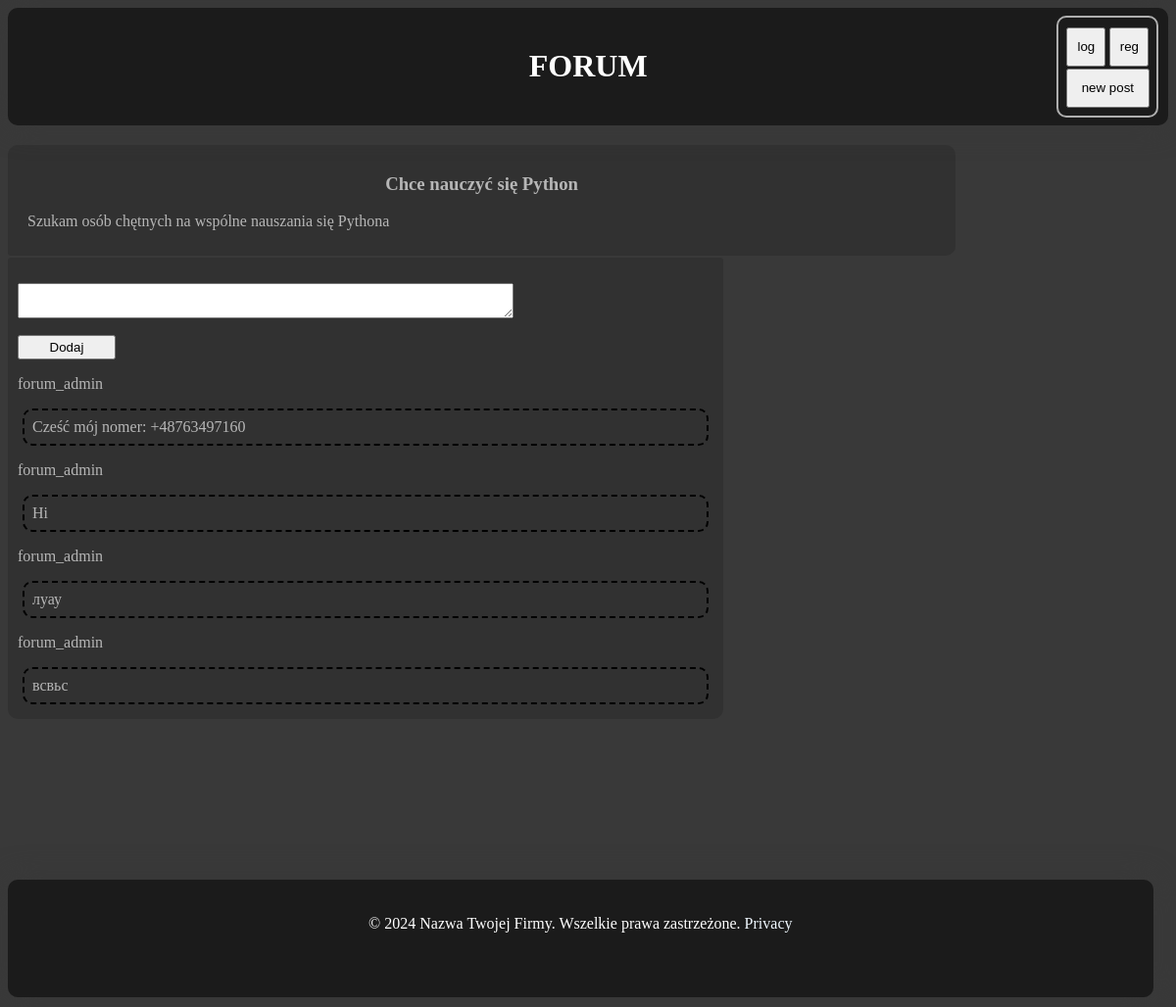
Page /19/ on the committed database.
### main/models.py (models this page shows, shortened)
class Articles(models.Model):
    title = models.CharField(max_length=250)
    author = models.ForeignKey(CustomUser, on_delete=models.SET_NULL, null=True)
    text = models.TextField()

class Comments(models.Model):
    author = models.ForeignKey(CustomUser, on_delete=models.SET_NULL, null=True)
    article = models.ForeignKey(Articles, on_delete=models.CASCADE, null=True, related_name='comments')
    text = models.TextField()

class CustomUser(AbstractUser):
    age = models.PositiveIntegerField(null=True, blank=True)

### main/views.py (the view)
# urls.py: path('<int:id>/', views.article_details, name='article_details')
def article_details(request, id):
    try:
        post = get_object_or_404(Articles, pk=id)
        if request.method == 'POST':
            form = addComment(request.POST)
            if form.is_valid():
                comment = form.save(commit=False)
                comment.article = post  # Оновлено назву поля
                comment.author = request.user if request.user.is_authenticated else None
                comment.save()
                return redirect('article_details', id=id)
        else:
            form = addComment()
    except Articles.DoesNotExist:
        raise print('No')
    return render(request, 'main/Post_detail.html', {'article': post, 'form': form})

### main/forms.py
class addComment(forms.ModelForm):
    class Meta:
        model = Comments
        fields = ['text']

### main/templates/main/Post_detail.html (shortened to what this page needs)
{% extends "main/main.html" %}
{% block content %}
    <div class="art">
        <h3>{{ article.title }}</h3>
        <p>{{ article.text }}</p>
    </div>
    <div class="comments">
        <form method="POST" id="addcomm_form">
            {{ form.as_p }}
            <button type="submit">Dodaj</button>
        </form>
        {% for el_comm in article.comments.all %}
                <div class="comment">
                    <p class="artpass">{{ el_comm.author }}</p>
                    <p class="comm">{{ el_comm.text }}</p>
                </div>
        {% endfor %}
    </div>
{% endblock %}

### main/templates/main/main.html (shortened to what this page needs)
{% load static %}
<!DOCTYPE html>
<html lang="en">
<head>
    <link rel="stylesheet" href="{% static 'main/style.css' %}">
</head>
<body>
    <header>
        <a href="{% url 'home' %}"><h1>FORUM</h1></a>
        <div id="sterowanie">
            <a href="{% url 'login' %}" ><input class="ster-butt-top" type="button" value="log"></a>
            <a href="{% url 'reg' %}"><input class="ster-butt-top" type="button" value="reg"></a>
            <a href="{% url 'addpost' %}" ><input id="ster-butt-bott" type="button" value="new post"></a>
        </div>
    </header>
    <div id="hideblock"></div>
    <div class="content">
    {% block content %}{% endblock %}
    </div>
    <footer>
        <p>&copy; 2024 Nazwa Twojej Firmy. Wszelkie prawa zastrzeżone.     <a href="{% url 'privacy' %}">Privacy</a></p>
    </footer>
</body>
</html>

### main/static/main/style.css (style rules this page uses)
body { background-color: rgb(57, 57, 57); color: rgba(255, 255, 255, 0.648); height: 100%; }
.content { min-height: calc(100vh - 100px); padding-bottom: 50px; }
a { text-decoration: none; color: aliceblue; }
header a { text-decoration: none; color: white; }
#hideblock { width: 100%; height: 140px; }
#sterowanie { float: right; border: 2px solid rgba(255, 255, 255, 0.648); border-radius: 10px; height: 90px; width: 100px; margin-top: -92px; margin-right: 10px; padding-top: 10px; }
.ster-butt-top { width: 40px; height: 40px; margin-bottom: 2px; transition: background-color 1s; }
#ster-butt-bott { width: 85px; height: 40px; transition: background-color 1s; }
h3 { text-align: center; }
.art p { margin-left: 10px; }
#addcomm_form button { padding: 3px; width: 100px; margin-top: -15px; }
.comm { border: 2px dashed black; padding: 8px; margin: 5px; border-radius: 10px; }
footer { width: 98.7%; height: 100px; background-color: rgb(27,27,27); box-shadow: 0px 0px 30px rgb(57,57,57); color: white; text-align: center; border-radius: 10px; padding-top: 20px; margin-bottom: 120px; margin-bottom: 10px; }

### rows in the picture
Articles: title "Chce nauczyć się Python", text "Szukam osób chętnych na wspólne nauszania się Pythona"
Comments: author "forum_admin", text "Cześć mój nomer: +48763497160"
Comments: author "forum_admin", text "Hi"
Comments: author "forum_admin", text "луау"
Comments: author "forum_admin", text "всвьс"
